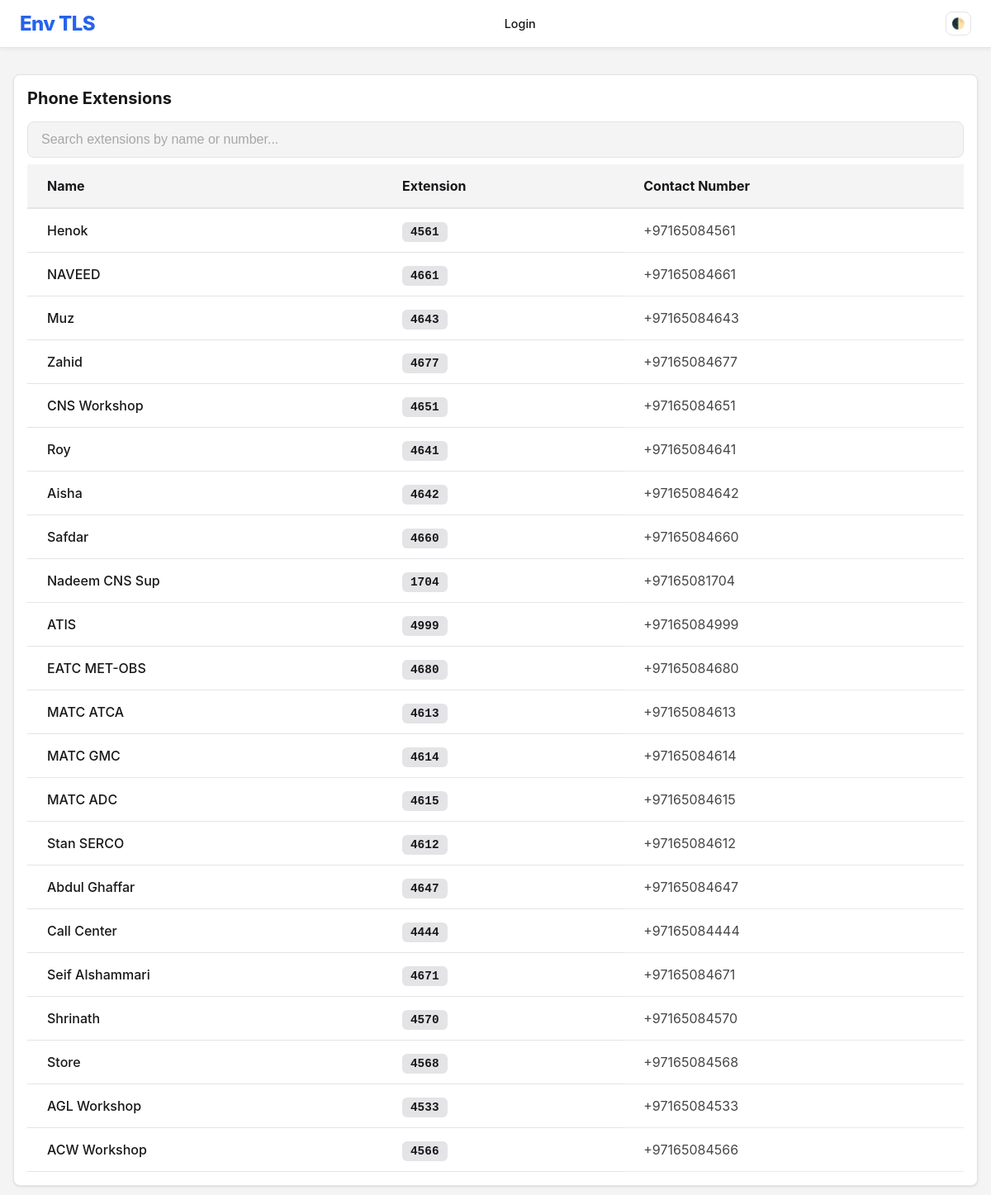
The page /phone-extensions/ on the database its author committed.
### phone_extension/models.py (models this page shows, shortened)
class PhoneExtension(models.Model):
    name = models.CharField(max_length=100)
    extension_number = models.CharField(max_length=20, verbose_name="Extension Number")
    full_number = models.CharField(max_length=50, blank=True, null=True, verbose_name="Full Number")

### phone_extension/views.py (the view)
# urls.py: path('', views.phone_extension_list, name='phone_extension_list'),
def phone_extension_list(request):
    extensions = PhoneExtension.objects.all()
    return render(request, 'phone_extension/list.html', {'extensions': extensions})

### phone_extension/templates/phone_extension/list.html (shortened to what this page needs)
{% extends 'base.html' %} {% block content %}
<div class="card">
  <div class="card-header" style="flex-direction: column; align-items: stretch; gap: 1rem;">
    <div style="display: flex; justify-content: space-between; align-items: center;">
      <span style="font-size: 1.25rem; font-weight: 700;">Phone Extensions</span>
    </div>
    <div style="width: 100%;">
      <input type="text" id="liveSearch" placeholder="Search extensions by name or number..."
        style="width: 100%; padding: 12px 16px; font-size: 1rem; border-radius: 8px; border: 1px solid var(--border-color); background: var(--bg-color); color: var(--text-color); outline: none; transition: border-color 0.2s;"
        onfocus="this.style.borderColor='var(--primary-color)'" onblur="this.style.borderColor='var(--border-color)'">
    </div>
  </div>
  <div class="card-body" style="padding: 0;">
    <div style="overflow-x: auto">
      <table id="extListTable" style="margin: 0; width: 100%; border-collapse: separate; border-spacing: 0;">
        <thead style="background: var(--bg-color); position: sticky; top: 0; z-index: 10;">
          <tr>
            <th style="padding: 1rem 1.5rem; border-bottom: 2px solid var(--border-color);">Name</th>
            <th style="padding: 1rem 1.5rem; border-bottom: 2px solid var(--border-color);">Extension</th>
            <th style="padding: 1rem 1.5rem; border-bottom: 2px solid var(--border-color);">Contact Number</th>
          </tr>
        </thead>
        <tbody id="extTableBody">
          {% for ext in extensions %}
          <tr class="ext-row" style="transition: background-color 0.1s;"
              {% if ext.full_number %}onclick="window.location.href='tel:{{ ext.full_number }}'"{% endif %}>
            <td class="search-name"
              style="padding: 1rem 1.5rem; font-weight: 500; border-bottom: 1px solid var(--border-color);">{{ ext.name }}</td>
            <td style="padding: 1rem 1.5rem; border-bottom: 1px solid var(--border-color);">
              <span class="search-number"
                style="background: var(--border-color); color: var(--text-color); padding: 4px 10px; border-radius: 6px; font-family: 'JetBrains Mono', 'Fira Code', monospace; font-size: 0.9rem; font-weight: 600;">{{ ext.extension_number }}</span>
            </td>
            <td
              style="padding: 1rem 1.5rem; border-bottom: 1px solid var(--border-color); color: var(--text-color); opacity: 0.8;">
              {{ ext.full_number|default:"-" }}</td>
          </tr>
          {% endfor %}
        </tbody>
      </table>
    </div>
  </div>
</div>
{% endblock %}

### templates/base.html (shortened to what this page needs)
<!DOCTYPE html>
<html lang="en">
  <head>
  </head>
  <body>
    <nav class="navbar">
      <a href="{% url 'dashboard' %}" class="navbar-brand">Env TLS</a>
      <div class="nav-menu" id="navMenu">
        {% if user.is_authenticated %}
        <a href="{% url 'dashboard' %}" class="nav-link">Dashboard</a>
        <a href="{% url 'worklog_list' %}" class="nav-link">Work Logs</a>
        <a href="{% url 'credential_list' %}" class="nav-link">Credentials</a>
        <!-- <a href="{% url 'system_list' %}" class="nav-link">Systems</a>
            <a href="{% url 'location_list' %}" class="nav-link">Locations</a> -->
        <a href="{% url 'phone_extension_list' %}" class="nav-link"
          >Phone Extensions</a
        >
        <span
          class="nav-divider"
          style="margin: 0 0.5rem; color: var(--border-color)"
          >|</span
        >
        <span style="font-size: 0.85rem; opacity: 0.7; padding: 0.5rem 0.75rem"
          >{{ user.username }}</span
        >
        <a
          href="{% url 'logout' %}"
          class="nav-link"
          style="color: var(--danger-color)"
          >Logout</a
        >
        {% else %}
        <a href="{% url 'login' %}" class="nav-link">Login</a>
        {% endif %}
      </div>
      <div style="display: flex; align-items: center; gap: 0.75rem">
        <button
          class="theme-toggle"
          onclick="toggleTheme()"
          title="Toggle Dark Mode"
        >
          🌓
        </button>
      </div>
    </nav>
    <div class="container">{% block content %} {% endblock %}</div>
  </body>
</html>

### templates/base.html (style rules this page uses)
:root { --bg-color: #f4f4f5; --text-color: #18181b; --card-bg: #ffffff; --border-color: #e4e4e7; --primary-color: #2563eb; --primary-hover: #1d4ed8; --danger-color: #ef4444; }
body { font-family: -apple-system, BlinkMacSystemFont, "Segoe UI", Roboto, "Helvetica Neue", Arial, sans-serif; background-color: var(--bg-color); color: var(--text-color); margin: 0; padding: 0; transition: background-color 0.3s, color 0.3s; }
.navbar { background-color: var(--card-bg); border-bottom: 1px solid var(--border-color); padding: 0.75rem 1.5rem; display: flex; justify-content: space-between; align-items: center; position: sticky; top: 0; z-index: 1000; box-shadow: 0 2px 4px rgba(0, 0, 0, 0.05); }
.navbar-brand { font-size: 1.5rem; font-weight: 800; text-decoration: none; color: var(--primary-color); letter-spacing: -0.025em; }
.nav-menu { display: flex; align-items: center; gap: 0.5rem; }
.nav-link { text-decoration: none; color: var(--text-color); padding: 0.5rem 0.75rem; font-weight: 500; border-radius: 0.5rem; transition: all 0.2s; font-size: 0.9rem; }
.container { max-width: 1200px; margin: 2rem auto; padding: 0 1rem; }
.theme-toggle { cursor: pointer; background: none; border: 1px solid var(--border-color); color: var(--text-color); padding: 0.4rem; border-radius: 0.5rem; display: flex; align-items: center; justify-content: center; transition: all 0.2s; }
.card { background-color: var(--card-bg); border: 1px solid var(--border-color); border-radius: 0.5rem; padding: 1rem; box-shadow: 0 1px 3px 0 rgba(0, 0, 0, 0.1); }
.card-header { font-weight: bold; margin-bottom: 0.5rem; font-size: 1.1rem; display: flex; justify-content: space-between; align-items: center; }
input, textarea, select { width: 100%; padding: 0.5rem; border-radius: 0.375rem; border: 1px solid var(--border-color); background-color: var(--bg-color); color: var(--text-color); box-sizing: border-box; }
table { width: 100%; border-collapse: collapse; }
th, td { text-align: left; padding: 0.75rem; border-bottom: 1px solid var(--border-color); }

### phone_extension/templates/phone_extension/list.html (style rules this page uses)
input::placeholder { opacity: 0.6; }

### rows shown on the page
PhoneExtension: name "Henok", extension_number "4561", full_number "+97165084561"
PhoneExtension: name "NAVEED", extension_number "4661", full_number "+97165084661"
PhoneExtension: name "Muz", extension_number "4643", full_number "+97165084643"
PhoneExtension: name "Zahid", extension_number "4677", full_number "+97165084677"
PhoneExtension: name "CNS Workshop", extension_number "4651", full_number "+97165084651"
PhoneExtension: name "Roy", extension_number "4641", full_number "+97165084641"
PhoneExtension: name "Aisha", extension_number "4642", full_number "+97165084642"
PhoneExtension: name "Safdar", extension_number "4660", full_number "+97165084660"
PhoneExtension: name "Nadeem CNS Sup", extension_number "1704", full_number "+97165081704"
PhoneExtension: name "ATIS", extension_number "4999", full_number "+97165084999"
PhoneExtension: name "EATC MET-OBS", extension_number "4680", full_number "+97165084680"
PhoneExtension: name "MATC ATCA", extension_number "4613", full_number "+97165084613"
PhoneExtension: name "MATC GMC", extension_number "4614", full_number "+97165084614"
PhoneExtension: name "MATC ADC", extension_number "4615", full_number "+97165084615"
PhoneExtension: name "Stan SERCO", extension_number "4612", full_number "+97165084612"
PhoneExtension: name "Abdul Ghaffar", extension_number "4647", full_number "+97165084647"
PhoneExtension: name "Call Center", extension_number "4444", full_number "+97165084444"
PhoneExtension: name "Seif Alshammari", extension_number "4671", full_number "+97165084671"
PhoneExtension: name "Shrinath", extension_number "4570", full_number "+97165084570"
PhoneExtension: name "Store", extension_number "4568", full_number "+97165084568"
PhoneExtension: name "AGL Workshop", extension_number "4533", full_number "+97165084533"
PhoneExtension: name "ACW Workshop", extension_number "4566", full_number "+97165084566"
